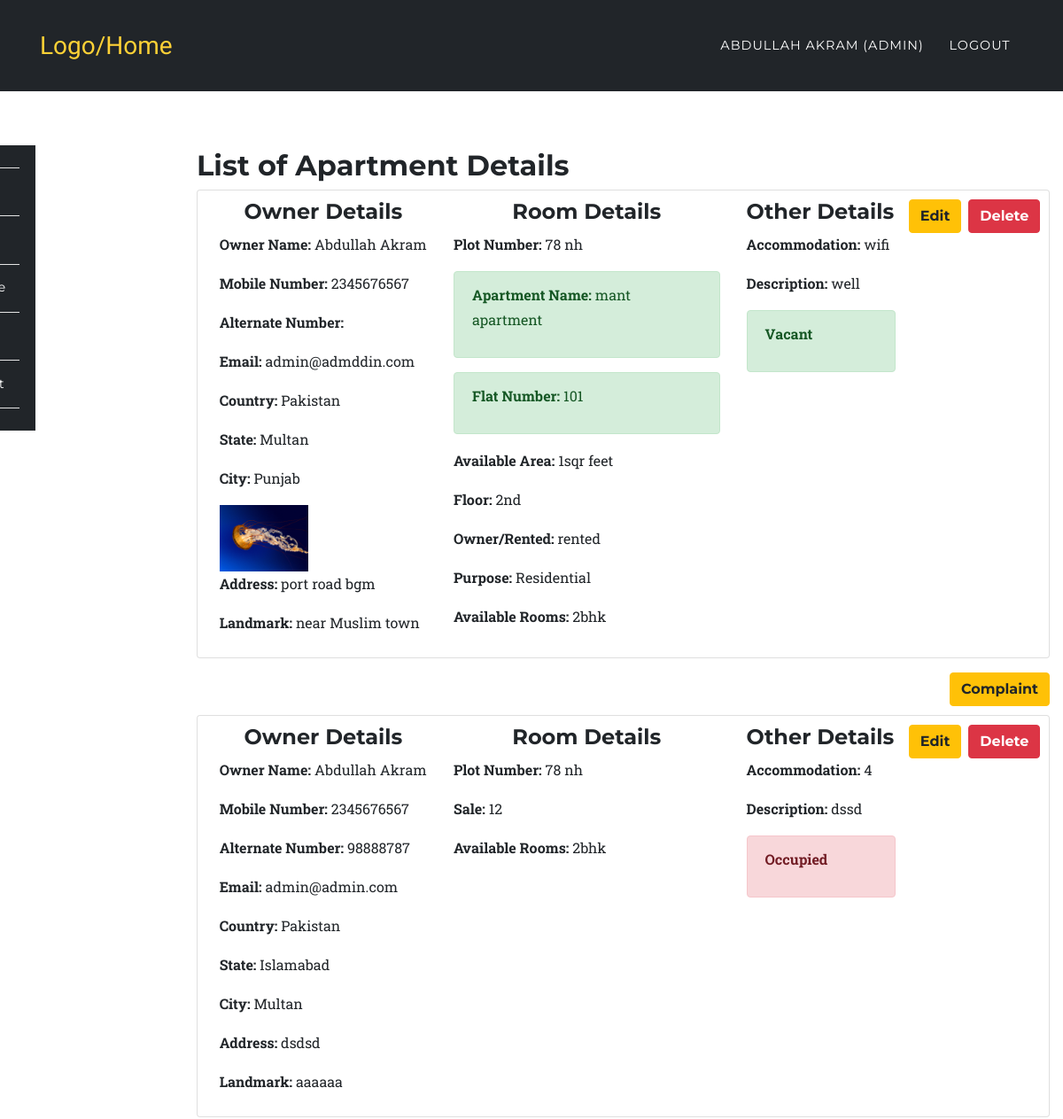
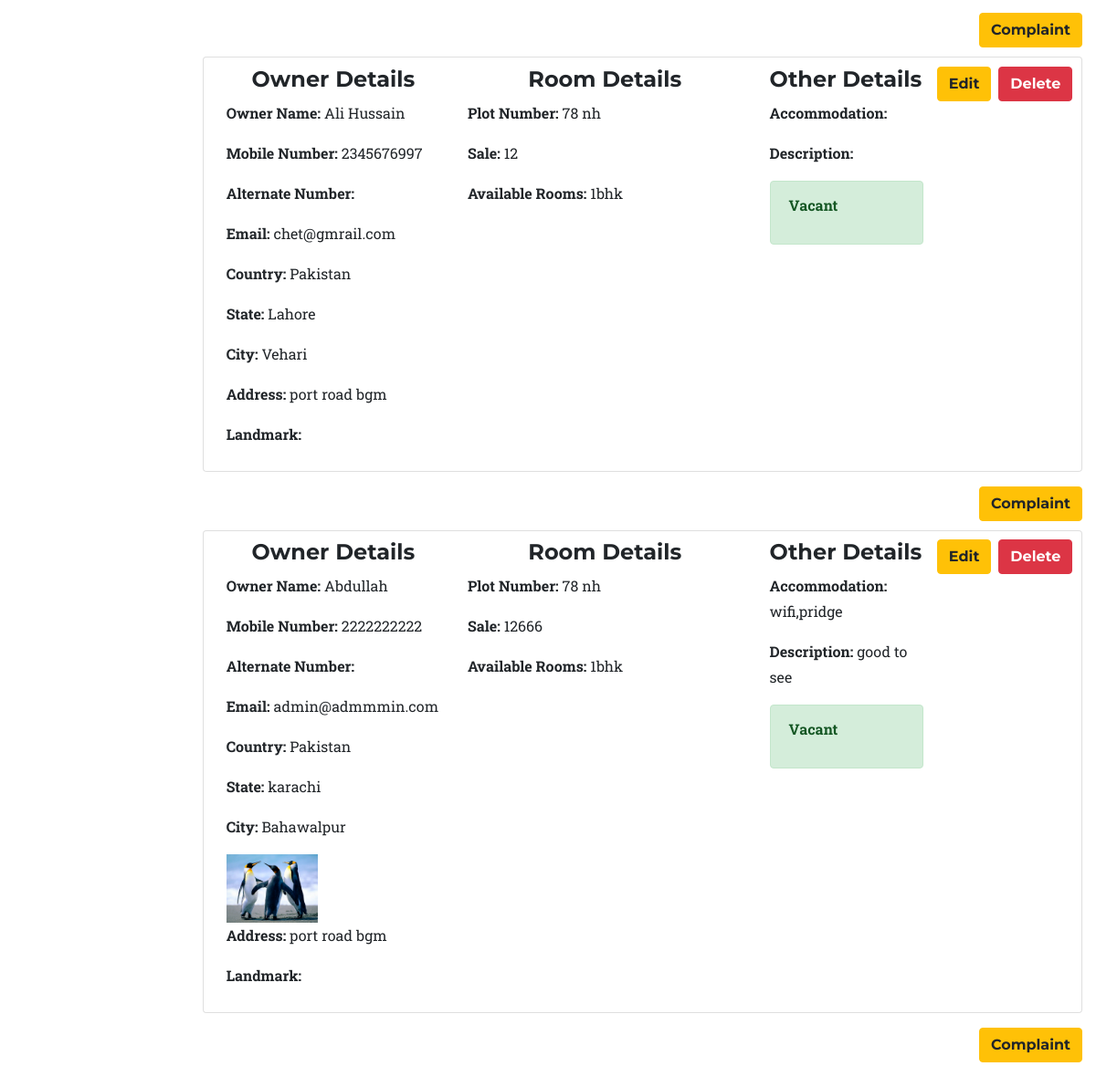
Page /app/list.php (signed in) on the committed database (2 pictures, top to bottom).
### tables this page shows
CREATE TABLE `room_rental_registrations_apartment` (
  `id` int(10) UNSIGNED NOT NULL,
  `fullname` varchar(191) NOT NULL,
  `mobile` varchar(191) NOT NULL,
  `alternat_mobile` varchar(191) NOT NULL,
  `email` varchar(191) NOT NULL,
  `country` varchar(191) NOT NULL,
  `state` varchar(191) NOT NULL,
  `city` varchar(191) NOT NULL,
  `landmark` varchar(191) NOT NULL,
  `rent` varchar(191) NOT NULL,
  `deposit` varchar(191) NOT NULL,
  `plot_number` varchar(191) NOT NULL,
  `apartment_name` varchar(100) DEFAULT NULL,
  `ap_number_of_plats` varchar(100) DEFAULT NULL,
  `rooms` varchar(100) DEFAULT NULL,
  `floor` varchar(100) DEFAULT NULL,
  `purpose` varchar(100) DEFAULT NULL,
  `own` varchar(100) DEFAULT NULL,
  `area` varchar(100) DEFAULT NULL,
  `address` varchar(191) NOT NULL,
  `accommodation` varchar(191) NOT NULL,
  `description` varchar(191) NOT NULL,
  `image` varchar(191) DEFAULT NULL,
  `open_for_sharing` varchar(191) DEFAULT NULL,
  `other` varchar(191) DEFAULT NULL,
  `vacant` int(1) NOT NULL DEFAULT '1',
  `created_at` timestamp NULL DEFAULT CURRENT_TIMESTAMP,
  `updated_at` timestamp NULL DEFAULT CURRENT_TIMESTAMP,
  `user_id` int(10) DEFAULT NULL
);

CREATE TABLE `room_rental_registrations` (
  `id` int(10) UNSIGNED NOT NULL,
  `fullname` varchar(191) NOT NULL,
  `mobile` varchar(191) NOT NULL,
  `alternat_mobile` varchar(191) NOT NULL,
  `email` varchar(191) NOT NULL,
  `country` varchar(191) NOT NULL,
  `state` varchar(191) NOT NULL,
  `city` varchar(191) NOT NULL,
  `landmark` varchar(191) NOT NULL,
  `rent` varchar(191) NOT NULL,
  `sale` varchar(190) DEFAULT NULL,
  `deposit` varchar(191) NOT NULL,
  `plot_number` varchar(191) NOT NULL,
  `rooms` varchar(100) DEFAULT NULL,
  `address` varchar(191) NOT NULL,
  `accommodation` varchar(191) NOT NULL,
  `description` varchar(191) NOT NULL,
  `image` varchar(191) DEFAULT NULL,
  `open_for_sharing` varchar(191) DEFAULT NULL,
  `other` varchar(191) DEFAULT NULL,
  `vacant` int(1) NOT NULL DEFAULT '1',
  `created_at` timestamp NULL DEFAULT CURRENT_TIMESTAMP,
  `updated_at` timestamp NULL DEFAULT CURRENT_TIMESTAMP,
  `user_id` int(10) DEFAULT NULL
);

### app/list.php (the view, shortened to what this page needs)
<?php
	require '../config/config.php';
		try {
			if($_SESSION['role'] == 'admin'){
				$stmt = $connect->prepare('SELECT * FROM room_rental_registrations_apartment');
				$stmt->execute();
				$data1 = $stmt->fetchAll (PDO::FETCH_ASSOC);
				$stmt = $connect->prepare('SELECT * FROM room_rental_registrations');
				$stmt->execute();
				$data2 = $stmt->fetchAll (PDO::FETCH_ASSOC);
				$data = array_merge($data1,$data2);
			}
		}catch(PDOException $e) {
			$errMsg = $e->getMessage();
		}
?>
<?php include '../include/header.php';?>
	<nav class="navbar navbar-expand-lg navbar-dark fixed-top" style="background-color:#212529;" id="mainNav">
      <div class="container">
        <a class="navbar-brand js-scroll-trigger" href="../index.php">Logo/Home</a>
        <div class="collapse navbar-collapse" id="navbarResponsive">
          <ul class="navbar-nav text-uppercase ml-auto">
            <li class="nav-item">
              <a class="nav-link" href="#"><?php echo $_SESSION['fullname']; ?> <?php if($_SESSION['role'] == 'admin'){ echo "(Admin)"; } ?></a>
            </li>
            <li class="nav-item">
              <a href="../auth/logout.php" class="nav-link">Logout</a>
            </li>
          </ul>
        </div>
      </div>
    </nav>
	<section style="padding-left:0px;">
		<?php include '../include/side-nav.php';?>
	</section>
<section class="wrapper" style="margin-left: 16%;margin-top: -23%;">
	<div class="container">
		<div class="row">
			<div class="col-12">
			<h2>List of Apartment Details</h2>
				<?php
					foreach ($data as $key => $value) {
						echo '<div class="card card-inverse card-info mb-3" style="padding:1%;">
								  <div class="card-block">';
								  	echo '<div class="float-right">';
								  	echo '<a class="btn btn-warning mr-2" href="update.php?id='.$value['id'].'&act=';if(!empty($value['own'])){ echo "ap"; }else{ echo "indi"; } echo '">Edit</a>';
								  	echo '<a class="btn btn-danger" href="delete.php?id='.$value['id'].'&act=';if(!empty($value['own'])){ echo "ap"; }else{ echo "indi"; } echo '" onclick="return confirm(\'Are you sure you want to delete this apartment?\')">Delete</a>';
								  	echo '</div>';
									 echo 	'<div class="row">
											<div class="col-4">
											<h4 class="text-center">Owner Details</h4>';
											 	echo '<p><b>Owner Name: </b>'.$value['fullname'].'</p>';
											 	echo '<p><b>Mobile Number: </b>'.$value['mobile'].'</p>';
											 	echo '<p><b>Alternate Number: </b>'.$value['alternat_mobile'].'</p>';
											 	echo '<p><b>Email: </b>'.$value['email'].'</p>';
											 	echo '<p><b>Country: </b>'.$value['country'].'</p><p><b> State: </b>'.$value['state'].'</p><p><b> City: </b>'.$value['city'].'</p>';
											 	if ($value['image'] !== 'uploads/') {
											 		echo '<img src="'.$value['image'].'" width="100">';
											 	}
											 	echo '<p><b>Address: </b>'.$value['address'].'</p><p><b> Landmark: </b>'.$value['landmark'].'</p>';
										echo '</div>
											<div class="col-5">
											<h4 class="text-center">Room Details</h4>';
												echo '<p><b>Plot Number: </b>'.$value['plot_number'].'</p>';
												if(isset($value['sale'])){
													echo '<p><b>Sale: </b>'.$value['sale'].'</p>';
												}
													if(isset($value['apartment_name']))
														echo '<div class="alert alert-success" role="alert"><p><b>Apartment Name: </b>'.$value['apartment_name'].'</p></div>';
													if(isset($value['ap_number_of_plats']))
														echo '<div class="alert alert-success" role="alert"><p><b>Flat Number: </b>'.$value['ap_number_of_plats'].'</p></div>';
												if(isset($value['own'])){
													echo '<p><b>Available Area: </b>'.$value['area'].'</p>';
													echo '<p><b>Floor: </b>'.$value['floor'].'</p>';
													echo '<p><b>Owner/Rented: </b>'.$value['own'].'</p>';
													echo '<p><b>Purpose: </b>'.$value['purpose'].'</p>';
												}
												echo '<p><b>Available Rooms: </b>'.$value['rooms'].'</p>';
										echo '</div>
											<div class="col-3">
											<h4>Other Details</h4>';
											echo '<p><b>Accommodation: </b>'.$value['accommodation'].'</p>';
											echo '<p><b>Description: </b>'.$value['description'].'</p>';
												if($value['vacant'] == 0){
													echo '<div class="alert alert-danger" role="alert"><p><b>Occupied</b></p></div>';
												}else{
													echo '<div class="alert alert-success" role="alert"><p><b>Vacant</b></p></div>';
												}
											echo '</div>
										</div>
								   </div>
								</div>';
								echo '<a class="btn btn-warning float-right" href="../app/complaint.php">Complaint</a><br><br>';
					}
				?>
			</div>
		</div>
	</div>
</section>
<?php include '../include/footer.php';?>

### include/header.php (shortened to what this page needs)
<!DOCTYPE html>
<html lang="en">
  <head>
    <link href="../assets/plugins/bootstrap/css/bootstrap.min.css" rel="stylesheet">
    <link href="../assets/plugins/font-awesome/css/font-awesome.min.css" rel="stylesheet" type="text/css">
    <link href="../assets/css/rent.css" rel="stylesheet">
    <link href="../assets/css/style.css" rel="stylesheet">
  </head>
  <body id="page-top">

### include/side-nav.php (shortened to what this page needs)
<br>
	<nav class="navbar navbar-expand-sm navbar-default sidebar" style="background-color:#212529;" id="mainNav">
      <div class="container">
        <div class="collapse navbar-collapse" id="navbarResponsive1">
          <ul class="navbar-nav text-center" style="    flex-direction: column;">
            <li class="nav-item">
              <a class="nav-link" href="../auth/dashboard.php">Home</a>
            </li>
            <li class="nav-item">
            	<?php if($_SESSION['role'] == 'admin' || $_SESSION['role'] == 'user'){
	        		echo '<a href="../app/register.php" class="nav-link">Register</a>';
	      	 	} ?>
            </li>
            <li class="nav-item">
	        	<a href="../app/list.php" class="nav-link">Details/Update</a>
            </li>
            <li class="nav-item">
              <?php if($_SESSION['role'] == 'admin'){
                echo '<a href="../app/sms.php" class="nav-link">Send SMS</a>';
              } ?>
            </li>
            <li class="nav-item">
              <?php if($_SESSION['role'] == 'admin'){
                echo '<a href="../app/cmplist.php" class="nav-link">Complaint List</a>';
              } ?>
            </li>
          </ul>
        </div>
      </div>
    </nav>

### include/footer.php (shortened to what this page needs)
  </body>
</html>

### assets/css/rent.css (style rules this page uses)
body { overflow-x: hidden; font-family: 'Roboto Slab', 'Helvetica Neue', Helvetica, Arial, sans-serif; }
p { line-height: 1.75; }
a { color: #fed136; }
h1, h2, h3, h4, h5, h6 { font-weight: 700; font-family: 'Montserrat', 'Helvetica Neue', Helvetica, Arial, sans-serif; }
section { padding: 100px 0; }
@media (min-width: 768px) { section { padding: 140px 0; } }
.btn { font-family: 'Montserrat', 'Helvetica Neue', Helvetica, Arial, sans-serif; font-weight: 700; }
#mainNav { background-color: #212529; }
#mainNav .navbar-brand { color: #fed136; font-family: 'Kaushan Script', 'Helvetica Neue', Helvetica, Arial, cursive; }
#mainNav .navbar-nav .nav-item .nav-link { font-size: 90%; font-weight: 400; padding: 0.75em 0; letter-spacing: 1px; color: white; font-family: 'Montserrat', 'Helvetica Neue', Helvetica, Arial, sans-serif; }
@media (min-width: 992px) { #mainNav { padding-top: 25px; padding-bottom: 25px; -webkit-transition: padding-top 0.3s, padding-bottom 0.3s; -moz-transition: padding-top 0.3s, padding-bottom 0.3s; transition: padding-top 0.3s, padding-bottom 0.3s; border: none; background-color: transparent; } }
@media (min-width: 992px) { #mainNav .navbar-brand { font-size: 1.75em; -webkit-transition: all 0.3s; -moz-transition: all 0.3s; transition: all 0.3s; } }
@media (min-width: 992px) { #mainNav .navbar-nav .nav-item .nav-link { padding: 1.1em 1em !important; } }

### assets/css/style.css (style rules this page uses)
.navbar { border-radius: 0px; }
nav.sidebar, .main { -webkit-transition: margin 200ms ease-out; -moz-transition: margin 200ms ease-out; -o-transition: margin 200ms ease-out; transition: margin 200ms ease-out; }
nav.sidebar .navbar-nav > li:first-child { border-top: 1px #e5e5e5 solid; }
nav.sidebar .navbar-nav > li { border-bottom: 1px #e5e5e5 solid; }
nav.sidebar .navbar-collapse, nav.sidebar .container-fluid { padding: 0 0px 0 0px; }
nav.sidebar { width: 200px; height: 100%; margin-left: -160px; float: left; margin-bottom: 0px; }
nav.sidebar li { width: 100%; }
section { padding-left: 15px; }

### rows in the picture
room_rental_registrations_apartment: fullname "Abdullah Akram", mobile "2345676567", email "admin@admddin.com", country "Pakistan", state "Multan", city "Punjab", image (picture), address "port road bgm", landmark "near Muslim town", plot_number "78 nh", apartment_name "mant apartment", ap_number_of_plats "101", area "1sqr feet", floor "2nd", own "rented", purpose "Residential", rooms "2bhk", accommodation "wifi", description "well", vacant "Vacant"
room_rental_registrations: fullname "Abdullah Akram", mobile "2345676567", alternat_mobile "98888787", email "admin@admin.com", country "Pakistan", state "Islamabad", city "Multan", address "dsdsd", landmark "aaaaaa", plot_number "78 nh", sale "12", rooms "2bhk", accommodation "4", description "dssd", vacant "Occupied"
room_rental_registrations: fullname "Ali Hussain", mobile "2345676997", email "chet@gmrail.com", country "Pakistan", state "Lahore", city "Vehari", address "port road bgm", plot_number "78 nh", sale "12", rooms "1bhk", vacant "Vacant"
room_rental_registrations: fullname "Abdullah", mobile "2222222222", email "admin@admmmin.com", country "Pakistan", state "karachi", city "Bahawalpur", image (picture), address "port road bgm", plot_number "78 nh", sale "12666", rooms "1bhk", accommodation "wifi,pridge", description "good to see", vacant "Vacant"

### other values in the picture
$_SESSION['fullname'] "ABDULLAH AKRAM"
